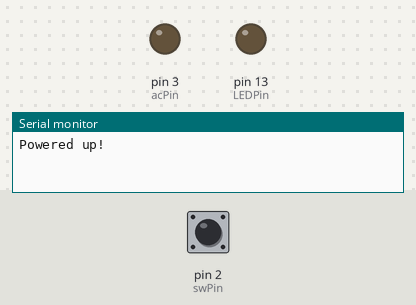
Simulated run of this sketch. Board: Arduino Uno, built with avr-gcc and run on an emulated ATmega328P. Shown: output pins drawn as LEDs (lit = HIGH), the last lines printed to the serial monitor. The inputs (shaded band) are chosen by the test bench; at power-on: pin 2 (swPin) HIGH.

Above: at 1.2 s.
1.3 s: pin 2 (swPin) pulled LOW for 0.15 s
At 2.7 s:
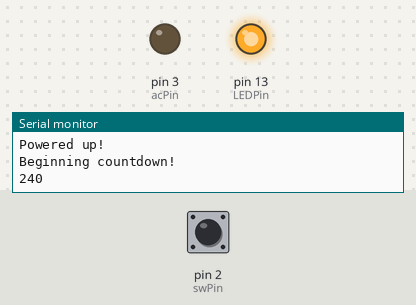
Timing chart, 0 to 4.3 s (numbered marks = the images above; inputs shaded):
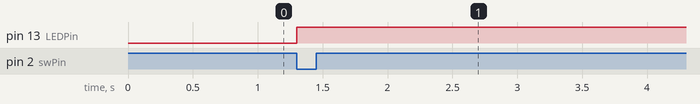

Measured:
- after the input at 1.3 s, pin 13 (LEDPin): LOW → HIGH at once

The sketch:

_glider_release.ino
```cpp
const int swPin = 2; // pin 2 connected via switch to ground
const int acPin = 3; // pin 3 connected to gate of n-channel FET
const int LEDPin = 13; // pin 4 drives LED to indicate countdown active

int countdown = 240;//60; //countdown in seconds

void setup() {
  Serial.begin(9600);
  Serial.write("Powered up!\n"); // log stuff to serial for debugging purposes
  pinMode(swPin, INPUT_PULLUP); // no external pullup resistor required for switch
  pinMode(acPin, OUTPUT);
  digitalWrite(acPin, LOW); // don't actuate the actuator yet!
  pinMode(LEDPin, OUTPUT);
  digitalWrite(LEDPin, LOW);
}

void loop() {
  if (!digitalRead(swPin)) {
    digitalWrite(LEDPin, HIGH);
    Serial.write("Beginning countdown!\n"); // log stuff to serial for debugging purposes
    digitalWrite(acPin, LOW);
    for(int n1 = countdown; n1 > 0; n1--) {
      digitalWrite(LEDPin, HIGH);
      delay(1000); // wait 1 second
      Serial.println(n1); // print countdown to serial, for debugging purposes
    }
    digitalWrite(acPin, HIGH); // actuate the actuator!
    digitalWrite(LEDPin, LOW);
  }
}
```
